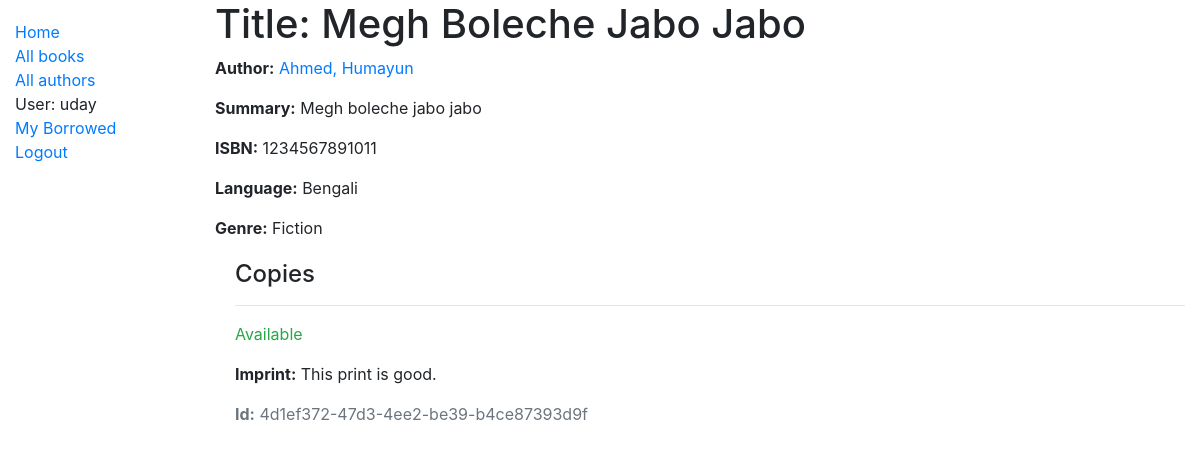
Page /catalog/book/1 (signed in) on the earlier database version.
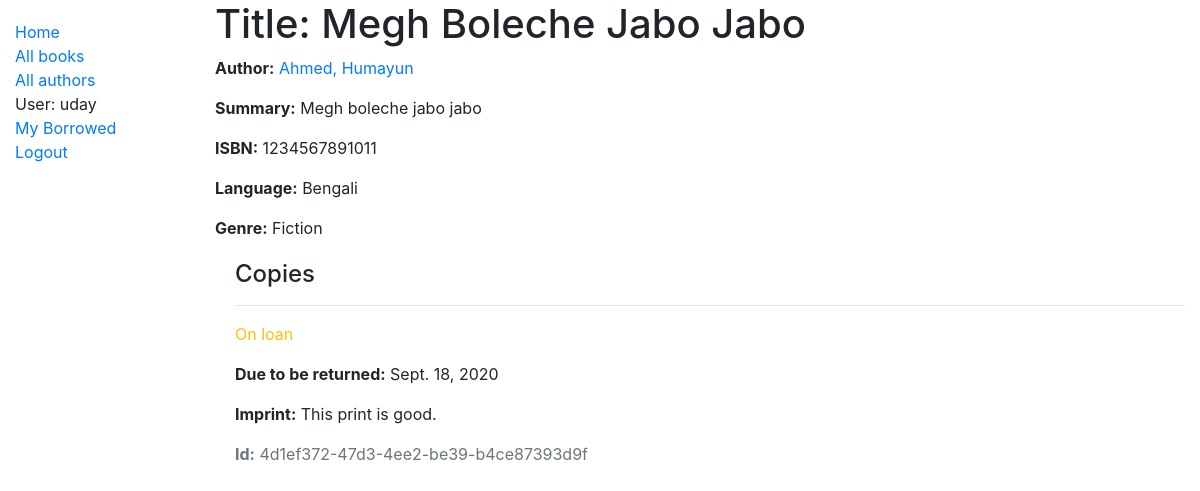
Same page on the later database version.
### catalog/models.py (models this page shows, shortened)
class Book(models.Model):
    title = models.CharField(max_length=200)
    author = models.ForeignKey('Author', on_delete=models.SET_NULL, null=True)
    summary = models.TextField(max_length=1000, help_text='Enter a brief description of the book')
    isbn = models.CharField('ISBN', max_length=13, help_text='13 Character <a href="https://www.isbn-international.org/content/what-isbn">ISBN number</a>')
    genre = models.ManyToManyField(Genre, help_text='Select a genre for this book')
    language = models.ForeignKey('Language', on_delete=models.SET_NULL, null=True)
    class Meta:
        ordering = ['language']
    def display_genre(self):
        """Create a string for the Genre. This is required to display genre in Admin."""
        return ', '.join(genre.name for genre in self.genre.all()[:3])
    display_genre.short_description = 'Genre'

class Author(models.Model):
    first_name = models.CharField(max_length=100)
    last_name = models.CharField(max_length=100)
    date_of_birth = models.DateField(null=True, blank=True)
    date_of_death = models.DateField('Died', null=True, blank=True)
    class Meta:
        ordering = ['last_name', 'first_name']
    def __str__(self):
        return f'{self.last_name}, {self.first_name}'

class Language(models.Model):
    name = models.CharField(max_length=200,
                            help_text="Enter the book's natural language (e.g. English, French, Japanese etc.)")
    def __str__(self):
        return self.name

class Genre(models.Model):
    name = models.CharField(max_length=200, help_text='Enter a book genre (e.g. Science Fiction)')
    def __str__(self):
        return self.name

class BookInstance(models.Model):
    id = models.UUIDField(primary_key=True, default=uuid.uuid4, help_text='Unique ID for this particular book across whole library')
    book = models.ForeignKey('Book', on_delete=models.SET_NULL, null=True)
    imprint = models.CharField(max_length=200)
    due_back = models.DateField(null=True, blank=True)
    borrower = models.ForeignKey(User, on_delete=models.SET_NULL, null=True, blank=True)
    LOAN_STATUS = (
        ('m', 'Maintenance'),
        ('o', 'On loan'),
        ('a', 'Available'),
        ('r', 'Reserved'),
    )
    status = models.CharField(
        max_length=1,
        choices=LOAN_STATUS,
        blank=True,
        default='m',
        help_text='Book availability',
    )
    class Meta:
        ordering = ['due_back']

### catalog/views.py (the view)
# urls.py: re_path(r'^book/(?P<pk>\d+)$', views.BookDetailView.as_view(), name='book-detail'),
class BookDetailView(LoginRequiredMixin, generic.DetailView):
    model = Book
    template_name = 'book_detail.html'

### catalog/templates/book_detail.html (shortened to what this page needs)
{% extends "base.html" %}
{% block content %}
  <h1>Title: {{ book.title }}</h1>
  <p><strong>Author:</strong> <a href="">{{ book.author }}</a></p>
  <p><strong>Summary:</strong> {{ book.summary }}</p>
  <p><strong>ISBN:</strong> {{ book.isbn }}</p>
  <p><strong>Language:</strong> {{ book.language }}</p>
  <p><strong>Genre:</strong> {{ book.genre.all|join:", " }}</p>
  <div style="margin-left:20px;margin-top:20px">
    <h4>Copies</h4>
    {% for copy in book.bookinstance_set.all %}
      <hr>
      <p class="{% if copy.status == 'a' %}text-success{% elif copy.status == 'm' %}text-danger{% else %}text-warning{% endif %}">
        {{ copy.get_status_display }}
      </p>
      {% if copy.status != 'a' %}
        <p><strong>Due to be returned:</strong> {{ copy.due_back }}</p>
      {% endif %}
      <p><strong>Imprint:</strong> {{ copy.imprint }}</p>
      <p class="text-muted"><strong>Id:</strong> {{ copy.id }}</p>
    {% endfor %}
  </div>
{% endblock %}

### catalog/templates/base.html (shortened to what this page needs)
<!DOCTYPE html>
<html lang="en">
<head>
  <link rel="stylesheet" href="https://stackpath.bootstrapcdn.com/bootstrap/4.1.3/css/bootstrap.min.css">
  {% load static %}
  <link rel="stylesheet" href="{% static 'css/styles.css' %}">
</head>
<body>
  <div class="container-fluid">
    <div class="row">
      <div class="col-sm-2">
      {% block sidebar %}
        <ul class="sidebar-nav">
          <li><a href="{% url 'index' %}">Home</a></li>
          <li><a href="{% url 'books' %}">All books</a></li>
          <li><a href="{% url 'authors' %}">All authors</a></li>
          {% if user.is_authenticated %}
            <li>User: {{ user.get_username }}</li>
            <li><a href="{% url 'my-borrowed' %}">My Borrowed</a></li>
            <li><a href="{% url 'logout' %}?next={{request.path}}">Logout</a></li>
          {% else %}
            <li><a href="{% url 'login' %}?next={{request.path}}">Login</a></li>
          {% endif %}
        </ul>
     {% endblock %}
      </div>
      <div class="col-sm-10 ">
        {% block content %}{% endblock %}
      </div>
    </div>
  </div>
</body>
</html>

### catalog/static/css/styles.css (style rules this page uses)
.sidebar-nav { margin-top: 20px; padding: 0; list-style: none; }

Differences in the rows shown:
changed BookInstance "This print is good.": status "Available" → "On loan"; due_back (not shown) → "Sept. 18, 2020"
